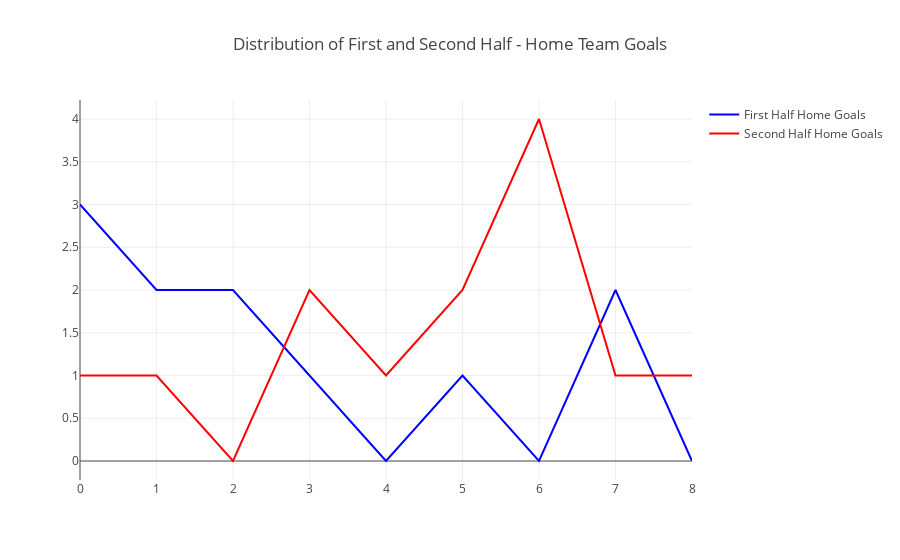

The notebook cell this image was saved under:
### Code cell
half_time_goals_fig = plot_half_time_goals(matches)
half_time_goals_fig.show()

#     # Plot and display Home and Away Goals by Year
# st.write("Home and Away Goals by Year")
goals_by_year_fig = plot_goals_by_year(matches)
goals_by_year_fig.show()

#     # Plot and display Distribution of Home Team Goals
# st.write("Distribution of Home Team Goals")
home_goals_fig = plot_goals_distribution(matches, 'Home Team Goals', 'Home Team Goals', 'blue')
home_goals_fig.show()

#     # Plot and display Distribution of Away Team Goals
# st.write("Distribution of Away Team Goals")
away_goals_fig = plot_goals_distribution(matches, 'Away Team Goals', 'Away Team Goals', 'red')
away_goals_fig.show()

### Figure 1 — Plotly figure (JSON) as saved in the notebook; plotly's stock layout.template omitted (floating-point values rounded to 4 significant figures; data arrays with more than 128 entries replaced by an {"elided": "..."} marker saying what was removed)
{"data": [{"line": {"color": "blue", "width": 2}, "mode": "lines", "name": "First Half Home Goals", "type": "scatter", "x": [0, 1, 2, 3, 4, 5, 6, 7, 8], "y": {"elided": "4572 int values"}}, {"line": {"color": "red", "width": 2}, "mode": "lines", "name": "Second Half Home Goals", "type": "scatter", "x": [0, 1, 2, 3, 4, 5, 6, 7, 8], "y": {"elided": "4572 int values"}}], "layout": {"title": {"text": "Distribution of First and Second Half - Home Team Goals"}}}
